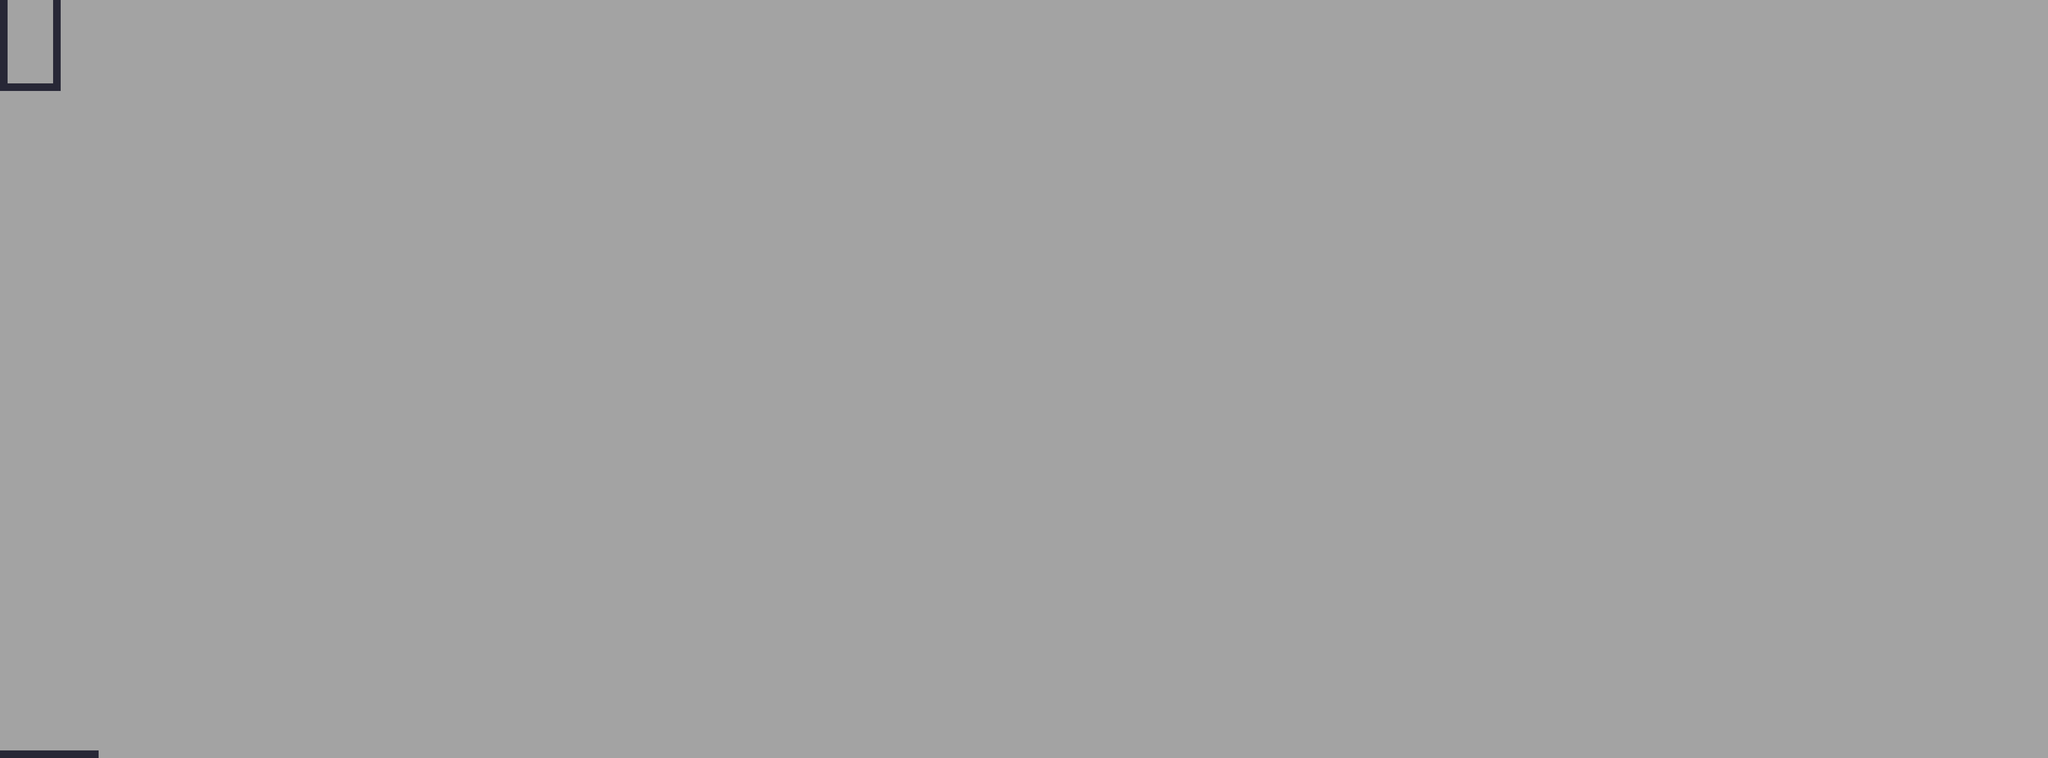

A level layout from a 2D game, rendered from its tile map. Below: a short description, then the map file with tile-grid data replaced by summaries:
An orthogonal 270x100 tile map with 16x16 px tiles, 1 tile layer (Ground), 2 tilesets and 9 objects (4x enemy, powerup, collect, portal, checkpoint, ...).

<map version="1.2" tiledversion="1.3.0" orientation="orthogonal" renderorder="right-down" compressionlevel="0" width="270" height="100" tilewidth="16" tileheight="16" infinite="0" backgroundcolor="#a3a3a3" nextlayerid="30" nextobjectid="1158">
 <editorsettings>
  <export format="json" />
 </editorsettings>
 <tileset firstgid="1" name="tesla_tileset" tilewidth="16" tileheight="16" tilecount="99" columns="11">
  <image source="../../assets/tilesets/tesla_tileset.png" width="176" height="144" />
  <tile id="0">
   <properties>
    <property name="collides" type="bool" value="true" />
   </properties>
  </tile>
  <tile id="1">
   <properties>
    <property name="collides" type="bool" value="true" />
   </properties>
  </tile>
  <tile id="2">
   <properties>
    <property name="collides" type="bool" value="true" />
   </properties>
  </tile>
  <tile id="3">
   <properties>
    <property name="collides" type="bool" value="true" />
   </properties>
  </tile>
  <tile id="4">
   <properties>
    <property name="collides" type="bool" value="false" />
   </properties>
  </tile>
  <tile id="5">
   <properties>
    <property name="collides" type="bool" value="false" />
   </properties>
  </tile>
  <tile id="6">
   <properties>
    <property name="collides" type="bool" value="false" />
   </properties>
  </tile>
  <tile id="7">
   <properties>
    <property name="collides" type="bool" value="false" />
   </properties>
  </tile>
  <tile id="11">
   <properties>
    <property name="collides" type="bool" value="true" />
   </properties>
  </tile>
  <tile id="12">
   <properties>
    <property name="collides" type="bool" value="true" />
   </properties>
  </tile>
  <tile id="13">
   <properties>
    <property name="collides" type="bool" value="true" />
   </properties>
  </tile>
  <tile id="14">
   <properties>
    <property name="collides" type="bool" value="true" />
   </properties>
  </tile>
  <tile id="15">
   <properties>
    <property name="collides" type="bool" value="true" />
   </properties>
  </tile>
  <tile id="16">
   <properties>
    <property name="collides" type="bool" value="false" />
   </properties>
  </tile>
  <tile id="17">
   <properties>
    <property name="collides" type="bool" value="false" />
   </properties>
  </tile>
  <tile id="18">
   <properties>
    <property name="collides" type="bool" value="false" />
   </properties>
  </tile>
  <tile id="22">
   <properties>
    <property name="collides" type="bool" value="true" />
   </properties>
  </tile>
  <tile id="23">
   <properties>
    <property name="collides" type="bool" value="true" />
   </properties>
  </tile>
  <tile id="24">
   <properties>
    <property name="collides" type="bool" value="true" />
   </properties>
  </tile>
  <tile id="25">
   <properties>
    <property name="collides" type="bool" value="true" />
   </properties>
  </tile>
  <tile id="26">
   <properties>
    <property name="collides" type="bool" value="true" />
   </properties>
  </tile>
  <tile id="27">
   <properties>
    <property name="collides" type="bool" value="false" />
   </properties>
  </tile>
  <tile id="28">
   <properties>
    <property name="collides" type="bool" value="false" />
   </properties>
  </tile>
  <tile id="29">
   <properties>
    <property name="collides" type="bool" value="false" />
   </properties>
  </tile>
  <tile id="33">
   <properties>
    <property name="collides" type="bool" value="true" />
   </properties>
  </tile>
  <tile id="34">
   <properties>
    <property name="collides" type="bool" value="true" />
   </properties>
  </tile>
  <tile id="35">
   <properties>
    <property name="collides" type="bool" value="true" />
   </properties>
  </tile>
  <tile id="36">
   <properties>
    <property name="collides" type="bool" value="true" />
   </properties>
  </tile>
  <tile id="37">
   <properties>
    <property name="collides" type="bool" value="false" />
   </properties>
  </tile>
  <tile id="38">
   <properties>
    <property name="collides" type="bool" value="false" />
   </properties>
  </tile>
  <tile id="39">
   <properties>
    <property name="collides" type="bool" value="false" />
   </properties>
  </tile>
  <tile id="40">
   <properties>
    <property name="collides" type="bool" value="false" />
   </properties>
  </tile>
  <tile id="44">
   <properties>
    <property name="collides" type="bool" value="true" />
   </properties>
  </tile>
  <tile id="45">
   <properties>
    <property name="collides" type="bool" value="true" />
   </properties>
  </tile>
  <tile id="46">
   <properties>
    <property name="collides" type="bool" value="true" />
   </properties>
  </tile>
  <tile id="47">
   <properties>
    <property name="collides" type="bool" value="true" />
   </properties>
  </tile>
  <tile id="55">
   <properties>
    <property name="collides" type="bool" value="true" />
   </properties>
  </tile>
  <tile id="56">
   <properties>
    <property name="collides" type="bool" value="true" />
   </properties>
  </tile>
  <tile id="57">
   <properties>
    <property name="collides" type="bool" value="true" />
   </properties>
  </tile>
  <tile id="58">
   <properties>
    <property name="collides" type="bool" value="true" />
   </properties>
  </tile>
  <tile id="59">
   <properties>
    <property name="collides" type="bool" value="true" />
   </properties>
  </tile>
  <tile id="60">
   <properties>
    <property name="collides" type="bool" value="true" />
   </properties>
  </tile>
  <tile id="66">
   <properties>
    <property name="collides" type="bool" value="true" />
   </properties>
  </tile>
  <tile id="67">
   <properties>
    <property name="collides" type="bool" value="true" />
   </properties>
  </tile>
  <tile id="68">
   <properties>
    <property name="collides" type="bool" value="true" />
   </properties>
  </tile>
  <tile id="69">
   <properties>
    <property name="collides" type="bool" value="true" />
   </properties>
  </tile>
  <tile id="70">
   <properties>
    <property name="collides" type="bool" value="true" />
   </properties>
  </tile>
  <tile id="71">
   <properties>
    <property name="collides" type="bool" value="true" />
   </properties>
  </tile>
  <tile id="77">
   <properties>
    <property name="collides" type="bool" value="true" />
   </properties>
  </tile>
  <tile id="78">
   <properties>
    <property name="collides" type="bool" value="true" />
   </properties>
  </tile>
  <tile id="79">
   <properties>
    <property name="collides" type="bool" value="true" />
   </properties>
  </tile>
  <tile id="80">
   <properties>
    <property name="collides" type="bool" value="true" />
   </properties>
  </tile>
  <tile id="81">
   <properties>
    <property name="collides" type="bool" value="true" />
   </properties>
  </tile>
  <tile id="82">
   <properties>
    <property name="collides" type="bool" value="true" />
   </properties>
  </tile>
 </tileset>
 <tileset firstgid="100" name="enemies" tilewidth="48" tileheight="48" tilecount="4" columns="0">
  <grid orientation="orthogonal" width="1" height="1" />
  <tile id="0">
   <image width="48" height="48" source="templates/enemies/assets/cannon.png" />
  </tile>
  <tile id="1">
   <image width="48" height="48" source="templates/enemies/assets/coil.png" />
  </tile>
  <tile id="2">
   <image width="48" height="48" source="templates/enemies/assets/legs.png" />
  </tile>
  <tile id="3">
   <image width="48" height="48" source="templates/enemies/assets/vroomba.png" />
  </tile>
 </tileset>
 <layer id="29" name="Ground" width="270" height="100">
  <data>[27000 cells, 43 non-empty, 1 distinct tile ids]</data>
 </layer>
 <objectgroup id="27" name="Powerups" locked="1">
  <object id="342" name="powerups" type="powerup" x="32" y="80">
   <properties>
    <property name="typeOf" type="int" value="2" />
   </properties>
   <point />
  </object>
 </objectgroup>
 <objectgroup id="10" name="Enemies" locked="1">
  <properties>
   <property name="dir_x" type="int" value="0" />
   <property name="dir_y" type="int" value="0" />
  </properties>
  <object id="327" name="cannon" type="enemy" gid="100" x="54" y="43.5" width="48" height="48">
   <properties>
    <property name="direction" type="int" value="1" />
   </properties>
  </object>
  <object id="328" name="coil" type="enemy" gid="101" x="55.3333" y="92.6667" width="48" height="48">
   <properties>
    <property name="dir_x" type="int" value="0" />
    <property name="dir_y" type="int" value="0" />
   </properties>
  </object>
  <object id="329" name="legs" type="enemy" gid="102" x="54.3333" y="142.833" width="48" height="48" />
  <object id="330" name="vroomba" type="enemy" gid="103" x="54.8333" y="183.333" width="48" height="48" />
 </objectgroup>
 <objectgroup id="13" name="Coins" locked="1">
  <object id="324" name="coins" type="collect" x="32" y="32">
   <point />
  </object>
 </objectgroup>
 <objectgroup id="12" name="Player">
  <object id="325" name="portal" type="portal" x="32" y="144">
   <properties>
    <property name="level" type="int" value="0" />
   </properties>
   <point />
  </object>
  <object id="741" name="checkpoint" type="checkpoint" x="32" y="160">
   <point />
  </object>
  <object id="1147" name="p_respawn" x="32" y="1568">
   <point />
  </object>
 </objectgroup>
</map>
